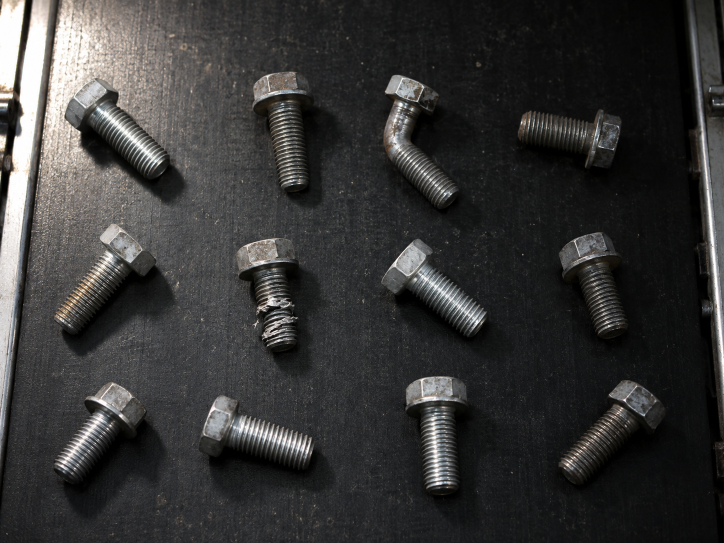
#> input picture data/photos/bolts-conveyor.png, 1448 x 1086 px (shown at 1/2 size)
$ python denoise.py   (older library calls are emulated)
#> lines starting #> are read from the running program, lines starting #| are printed output that depends on the picture
"""V02 去噪與銳化：人為加雜訊（知道答案），再用 PSNR 比較高斯／中值／雙邊濾波與 unsharp mask。

    python V02-denoise-sharpen/denoise.py
"""
from pathlib import Path

import cv2
import numpy as np
import pandas as pd

from common import PHOTOS

OUT = Path("/tmp/ntunhs")
OUT.mkdir(parents=True, exist_ok=True)
rng = np.random.default_rng(0)
clean = cv2.imread(str(PHOTOS / "bolts-conveyor.png"), cv2.IMREAD_GRAYSCALE)
#> clean: shape (1086, 1448); min 0, max 255, mean 54.2
THREAD = (slice(580, 700), slice(500, 600))  # 螺紋損傷那支的損傷處
BELT = (slice(400, 460), slice(650, 740))    # 一塊沒有東西的輸送帶


def psnr(a, b):
    return cv2.PSNR(a, b)


def gaussian_noise(g, sigma):
    return np.clip(g + rng.normal(0, sigma, g.shape), 0, 255).astype(np.uint8)


def salt_pepper(g, p):
    out = g.copy()
    r = rng.random(g.shape)
    out[r < p / 2] = 0
    out[r > 1 - p / 2] = 255
    return out


def detail(g):
    """細節量：Sobel 梯度強度的平均（邊緣與紋理越多越大；V05 會細講 Sobel）。"""
    gx = cv2.Sobel(g, cv2.CV_64F, 1, 0)
    gy = cv2.Sobel(g, cv2.CV_64F, 0, 1)
    return np.hypot(gx, gy).mean()


print("== 1. 先替 PSNR 建立直覺（越大越接近原圖，單位 dB）==")
for sigma in [5, 10, 20, 40]:
    print(f"高斯雜訊 σ={sigma:<2} → PSNR {psnr(clean, gaussian_noise(clean, sigma)):.2f} dB")
#> this loop made 4 passes
#| 高斯雜訊 σ=5  → PSNR 34.24 dB
#| 高斯雜訊 σ=10 → PSNR 28.44 dB
#| 高斯雜訊 σ=20 → PSNR 22.84 dB
#| 高斯雜訊 σ=40 → PSNR 17.48 dB

noisy = {"高斯 σ=20": gaussian_noise(clean, 20), "椒鹽 5%": salt_pepper(clean, 0.05)}
#> in salt_pepper, `out[r > 1 - p / 2] = 255`:
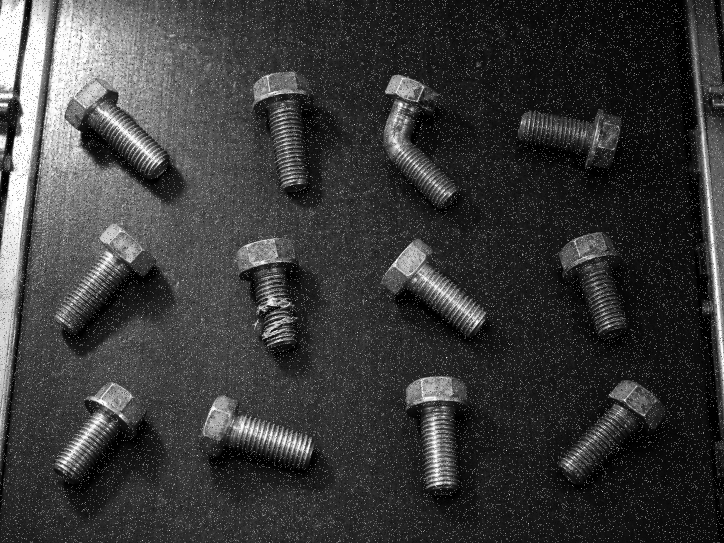
#> out: shape (1086, 1448) (shown at 1/2 size); min 0, max 255, mean 57.9
FILTERS = {
    "高斯 5×5": lambda x: cv2.GaussianBlur(x, (5, 5), 0),
    "高斯 9×9": lambda x: cv2.GaussianBlur(x, (9, 9), 0),
    "中值 3": lambda x: cv2.medianBlur(x, 3),
    "中值 5": lambda x: cv2.medianBlur(x, 5),
    "雙邊 d=9": lambda x: cv2.bilateralFilter(x, 9, 50, 5),
}
print("\n== 2. 兩種雜訊 × 五種濾波：PSNR（dB）==")
rows = []
for nname, n in noisy.items():
    row = {"雜訊": nname, "不處理": psnr(clean, n)}
    for fname, f in FILTERS.items():
        row[fname] = psnr(clean, f(n))
    rows.append(row)
#> this loop made 2 passes
#> nname on passes 1 to 2: '高斯 σ=20', '椒鹽 5%'
#> after the loop, rows = 2 items
print(pd.DataFrame(rows).set_index("雜訊").round(2).to_string())
#|            不處理  高斯 5×5  高斯 9×9   中值 3   中值 5  雙邊 d=9
#| 雜訊
#| 高斯 σ=20  22.85   29.40   27.79  28.28  27.83   29.60
#| 椒鹽 5%    17.24   26.13   26.32  33.43  29.14   17.46

print("\n== 3. PSNR 之外：螺紋損傷處的細節還剩多少（原圖＝1.000）==")
base = detail(clean[THREAD])
#> base = 157.7
n = noisy["高斯 σ=20"]
rows = [{"做法": "原圖", "損傷處細節": 1.0, "輸送帶雜訊": clean[BELT].std()},
        {"做法": "加雜訊", "損傷處細節": detail(n[THREAD]) / base, "輸送帶雜訊": n[BELT].std()}]
#> in detail (call 2), `gx = cv2.Sobel(g, cv2.CV_64F, 1, 0)`:
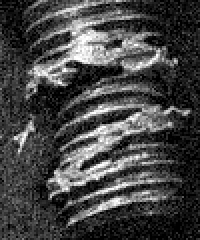
#> g: shape (120, 100) (shown 2 times larger); min 0, max 255, mean 69.1
for fname, f in FILTERS.items():
    o = f(n)
    rows.append({"做法": fname, "損傷處細節": detail(o[THREAD]) / base, "輸送帶雜訊": o[BELT].std()})
#> after the loop, rows = 7 items
print(pd.DataFrame(rows).set_index("做法").round(3).to_string())
#|         損傷處細節   輸送帶雜訊
#| 做法
#| 原圖      1.000   8.809
#| 加雜訊     1.186  21.850
#| 高斯 5×5  0.687   8.325
#| 高斯 9×9  0.457   6.087
#| 中值 3    0.835  10.604
#| 中值 5    0.567   7.066
#| 雙邊 d=9  0.706   6.604

print("\n== 4. unsharp mask：銳化 = 原圖 + amount × (原圖 − 模糊) ==")
soft = cv2.GaussianBlur(clean, (0, 0), 2)  # 假裝鏡頭失焦


def unsharp(g, amount, sigma=2):
    return cv2.addWeighted(g, 1 + amount, cv2.GaussianBlur(g, (0, 0), sigma), -amount, 0)


rows = []
for amount in [0, 0.5, 1, 2, 4, 8]:
    s = unsharp(soft, amount)
    rows.append({"amount": amount, "PSNR（對原圖）": psnr(clean, s), "細節（原圖＝1）": detail(s[THREAD]) / base,
                 "被截到 0 或 255": ((s == 0) | (s == 255)).mean()})
#> this loop made 6 passes
#> pass 1, in detail (call 8), `gy = cv2.Sobel(g, cv2.CV_64F, 0, 1)`:
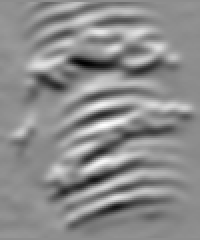
#> gy: shape (120, 100) float64 (shown 2 times larger); min -299, max 239, mean -1.9; drawn with min black and max white
#> after the loop, rows = 6 items
print(pd.DataFrame(rows).set_index("amount").round(3).to_string())
#|         PSNR（對原圖）  細節（原圖＝1）  被截到 0 或 255
#| amount
#| 0.0        27.630     0.388        0.009
#| 0.5        28.354     0.457        0.012
#| 1.0        29.009     0.530        0.015
#| 2.0        29.845     0.680        0.022
#| 4.0        28.978     0.955        0.036
#| 8.0        24.511     1.298        0.067
cv2.imwrite(str(OUT / "V02-unsharp-8.png"), unsharp(soft, 8))
#> in unsharp (call 7), `return cv2.addWeighted(g, 1 + amount, cv2.GaussianBlur(g, (0, 0), sigm..`:
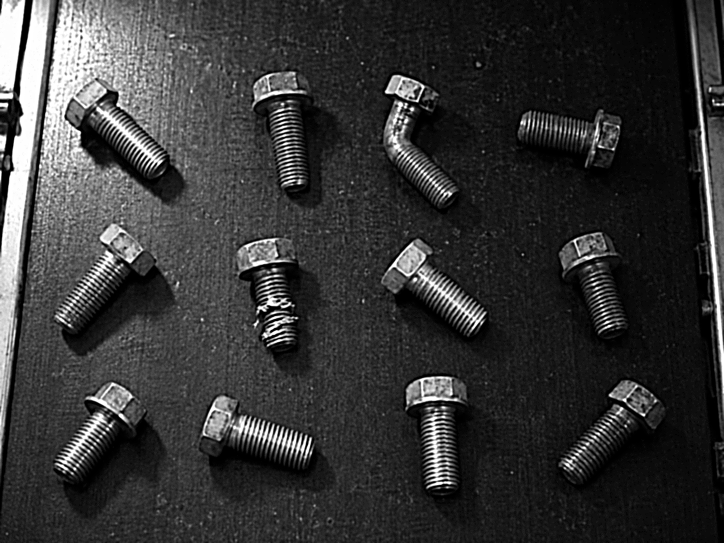
#> returned value: shape (1086, 1448) (shown at 1/2 size); min 0, max 255, mean 54.2

print("\n== 5. 過度銳化的副作用：雜訊也被放大 ==")
soft_noisy = gaussian_noise(soft, 5)
rows = []
for name, im in [("失焦＋輕微雜訊", soft_noisy), ("直接銳化 amount=2", unsharp(soft_noisy, 2)),
                 ("先雙邊再銳化", unsharp(cv2.bilateralFilter(soft_noisy, 9, 30, 5), 2))]:
    rows.append({"做法": name, "PSNR": psnr(clean, im), "輸送帶雜訊": im[BELT].std(),
                 "損傷處細節": detail(im[THREAD]) / base})
#> this loop made 3 passes
#> name on passes 1 to 3: '失焦＋輕微雜訊', '直接銳化 amount=2', '先雙邊再銳化'
#> pass 1, in detail (call 14), `gx = cv2.Sobel(g, cv2.CV_64F, 1, 0)`:
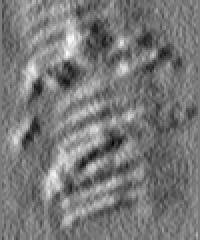
#> gx: shape (120, 100) float64 (shown 2 times larger); min -184, max 197, mean -2.9; drawn with min black and max white
#> after the loop, rows = 3 items
print(pd.DataFrame(rows).set_index("做法").round(3).to_string())
#|                  PSNR   輸送帶雜訊  損傷處細節
#| 做法
#| 失焦＋輕微雜訊        26.764   7.054  0.424
#| 直接銳化 amount=2  24.034  16.380  0.816
#| 先雙邊再銳化         27.807   5.383  0.474

print("\n== 6. 健康組：夜間走廊的低光雜訊 ==")
c = cv2.imread(str(PHOTOS / "care-corridor-fall.png"), cv2.IMREAD_GRAYSCALE)
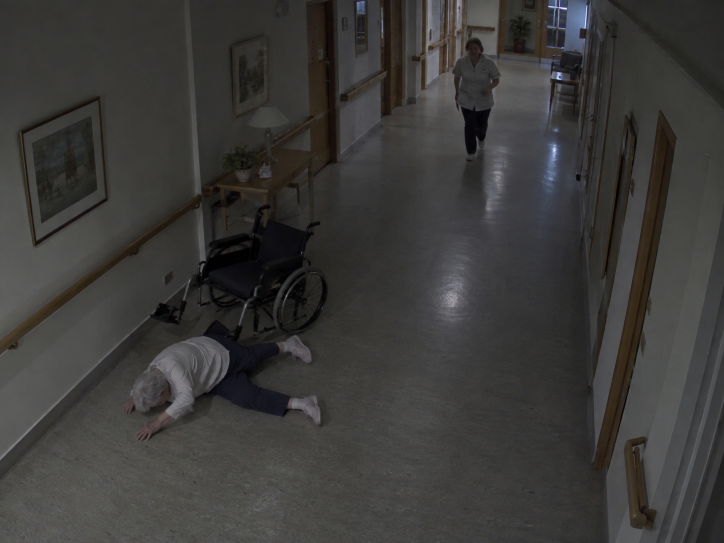
#> input picture data/photos/care-corridor-fall.png, 1448 x 1086 px (shown at 1/2 size)
#> c: shape (1086, 1448); min 0, max 254, mean 58.3
night = np.clip(rng.poisson(c / 4.0) * 4.0, 0, 255).astype(np.uint8)  # 光子少：亮度越低、相對雜訊越大
print(f"模擬夜間雜訊後 PSNR {psnr(c, night):.2f} dB")
#| 模擬夜間雜訊後 PSNR 24.45 dB
for fname in ["高斯 5×5", "中值 5", "雙邊 d=9"]:
    print(f"  {fname:<8} → {psnr(c, FILTERS[fname](night)):.2f} dB")
#> this loop made 3 passes
#|   高斯 5×5   → 34.93 dB
#|   中值 5     → 34.46 dB
#|   雙邊 d=9   → 36.26 dB
nl = cv2.fastNlMeansDenoising(night, None, h=12, templateWindowSize=7, searchWindowSize=21)
print(f"  {'NL-means':<8} → {psnr(c, nl):.2f} dB")
#|   NL-means → 34.80 dB

print("\n== 7. 挑錯：用 uint8 直接相減做銳化 ==")
blur = cv2.GaussianBlur(clean, (0, 0), 2)
wrong = clean + (clean - blur)  # uint8：負數會「繞回」變成 200 多
right = np.clip(clean.astype(np.int16) * 2 - blur, 0, 255).astype(np.uint8)
bad = np.abs(wrong.astype(int) - right.astype(int)) > 100
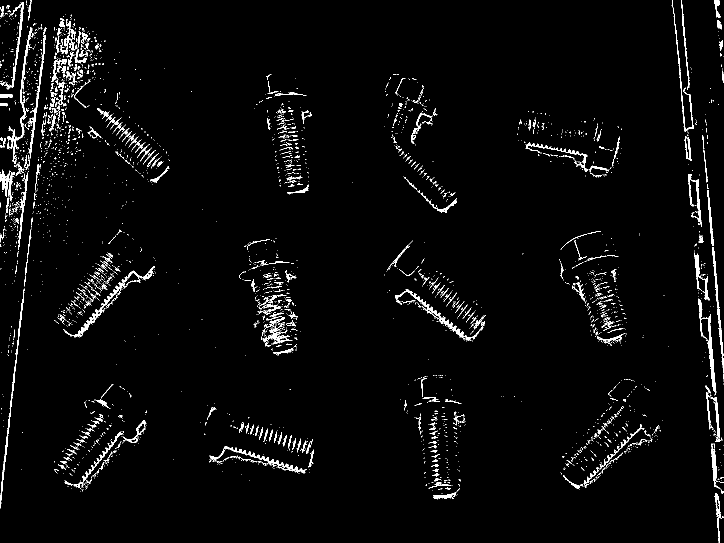
#> bad: shape (1086, 1448) bool (shown at 1/2 size); 2.9% white in thin lines or dots
print(f"uint8 版與正確版差超過 100 的像素：{bad.mean():.3f}（{int(bad.sum())} 個）")
#| uint8 版與正確版差超過 100 的像素：0.029（45864 個）
print(f"PSNR：uint8 版 {psnr(clean, wrong):.2f} dB、正確版 {psnr(clean, right):.2f} dB")
#| PSNR：uint8 版 15.81 dB、正確版 28.51 dB
